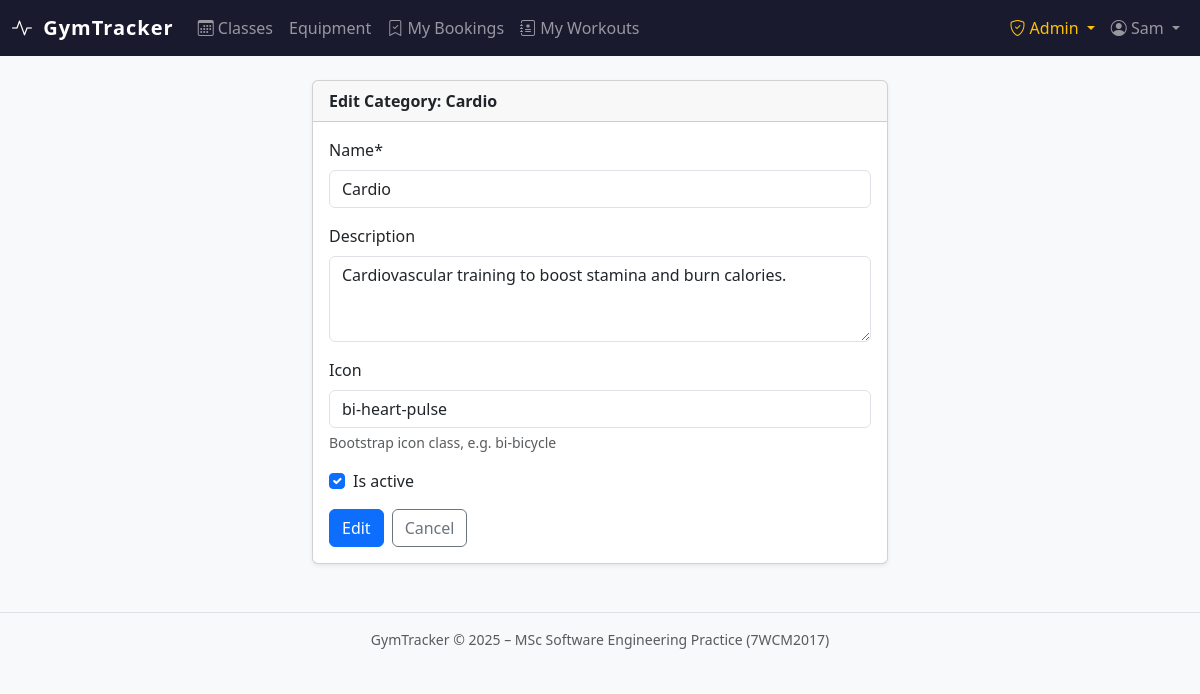
The page /dashboard/manage/categories/43/edit/ (signed in) on the database its author committed.
### accounts/models.py (models this page shows, shortened)
class User(AbstractBaseUser, PermissionsMixin):
    class Role(models.TextChoices):
        MEMBER = 'MEMBER', 'Member'
        ADMIN = 'ADMIN', 'Admin'
    email = models.EmailField(unique=True)
    first_name = models.CharField(max_length=150, blank=True)
    last_name = models.CharField(max_length=150, blank=True)
    role = models.CharField(max_length=10, choices=Role.choices, default=Role.MEMBER)
    is_active = models.BooleanField(default=True)
    is_staff = models.BooleanField(default=False)
    date_joined = models.DateTimeField(default=timezone.now)
    USERNAME_FIELD = 'email'
    REQUIRED_FIELDS = []
    objects = UserManager()
    class Meta:
        verbose_name = 'user'
        verbose_name_plural = 'users'
    @property
    def is_admin_role(self):
        return self.role == self.Role.ADMIN or self.is_staff or self.is_superuser

### gym/models.py (models this page shows, shortened)
class WorkoutCategory(models.Model):
    name = models.CharField(max_length=100, unique=True)
    description = models.TextField(blank=True)
    icon = models.CharField(max_length=50, blank=True, help_text="Bootstrap icon class, e.g. bi-bicycle")
    is_active = models.BooleanField(default=True)
    created_at = models.DateTimeField(auto_now_add=True)
    class Meta:
        ordering = ['name']
        verbose_name = 'Workout Category'
        verbose_name_plural = 'Workout Categories'

### gym/views.py (the view)
# urls.py: path('manage/categories/<int:pk>/edit/', views.admin_category_edit, name='admin_category_edit'),
@admin_required
def admin_category_edit(request, pk):
    category = get_object_or_404(WorkoutCategory, pk=pk)
    form = CategoryForm(request.POST or None, instance=category)
    if form.is_valid():
        form.save()
        messages.success(request, "Category updated.")
        return redirect('gym:admin_category_list')
    return render(request, 'gym/admin/category_form.html', {
        'form': form, 'action': 'Edit', 'category': category,
    })

### gym/forms.py (shortened to what this page needs)
class CategoryForm(forms.ModelForm):
    class Meta:
        model = WorkoutCategory
        fields = ('name', 'description', 'icon', 'is_active')
        widgets = {
            'name':        _text('e.g. Spin, Yoga, HIIT', maxlength=100, minlength=2),
            'description': _textarea(rows=3, maxlength=500),
            'icon':        _text('Bootstrap icon class, e.g. bi-bicycle', maxlength=50),
        }

### gym/templates/gym/admin/category_form.html (shortened to what this page needs)
{% extends "base.html" %}
{% load crispy_forms_tags %}
{% block content %}
<div class="row justify-content-center">
  <div class="col-md-6">
    <div class="card shadow-sm">
      <div class="card-header"><strong>{{ action }} Category{% if category %}: {{ category.name }}{% endif %}</strong></div>
      <div class="card-body">
        <form method="post" novalidate>
          {{ form|crispy }}
          <div class="d-flex gap-2 mt-3">
            <button type="submit" class="btn btn-primary">{{ action }}</button>
            <a href="{% url 'gym:admin_category_list' %}" class="btn btn-outline-secondary">Cancel</a>
          </div>
        </form>
      </div>
    </div>
  </div>
</div>
{% endblock %}

### templates/base.html (shortened to what this page needs)
<!DOCTYPE html>
<html lang="en">
<head>
  <link rel="stylesheet" href="https://cdn.jsdelivr.net/npm/bootstrap@5.3.2/dist/css/bootstrap.min.css">
  <link rel="stylesheet" href="https://cdn.jsdelivr.net/npm/bootstrap-icons@1.11.3/font/bootstrap-icons.min.css">
</head>
<body>
<nav class="navbar navbar-expand-lg navbar-dark">
  <div class="container-fluid">
    <a class="navbar-brand text-white" href="{% url 'gym:dashboard' %}">
      <i class="bi bi-activity me-1"></i> GymTracker
    </a>
    <div class="collapse navbar-collapse" id="mainNav">
      <ul class="navbar-nav me-auto">
        {% if user.is_authenticated %}
        <li class="nav-item">
          <a class="nav-link {% block nav_classes_active %}{% endblock %}" href="{% url 'gym:class_list' %}">
            <i class="bi bi-calendar3"></i> Classes
          </a>
        </li>
        <li class="nav-item">
          <a class="nav-link {% block nav_equip_active %}{% endblock %}" href="{% url 'gym:equipment_list' %}">
             Equipment
          </a>
        </li>
        <li class="nav-item">
          <a class="nav-link {% block nav_bookings_active %}{% endblock %}" href="{% url 'bookings:my_bookings' %}">
            <i class="bi bi-bookmark-check"></i> My Bookings
          </a>
        </li>
        <li class="nav-item">
          <a class="nav-link {% block nav_tracker_active %}{% endblock %}" href="{% url 'tracker:session_list' %}">
            <i class="bi bi-journal-medical"></i> My Workouts
          </a>
        </li>
        {% endif %}
      </ul>
      <ul class="navbar-nav ms-auto">
        {% if user.is_authenticated %}
          {% if user.is_admin_role %}
          <li class="nav-item dropdown">
            <a class="nav-link dropdown-toggle text-warning" href="#" data-bs-toggle="dropdown">
              <i class="bi bi-shield-check"></i> Admin
            </a>
          </li>
          {% endif %}
          <li class="nav-item dropdown">
            <a class="nav-link dropdown-toggle" href="#" data-bs-toggle="dropdown">
              <i class="bi bi-person-circle"></i> {{ user.first_name|default:user.email }}
            </a>
          </li>
        {% else %}
          <li class="nav-item"><a class="nav-link" href="{% url 'accounts:login' %}">Log in</a></li>
          <li class="nav-item"><a class="nav-link btn btn-outline-light btn-sm px-3 ms-2" href="{% url 'accounts:register' %}">Register</a></li>
        {% endif %}
      </ul>
    </div>
  </div>
</nav>
<main class="container-fluid py-4">
  {% block content %}{% endblock %}
</main>
<footer class="text-center text-muted py-3 border-top mt-4 small">
  GymTracker &copy; 2025 – MSc Software Engineering Practice (7WCM2017)
</footer>
</body>
</html>

### templates/base.html (style rules this page uses)
:root { --gt-primary: #0d6efd; --gt-dark: #1a1a2e; }
body { background: #f8f9fa; }
.navbar { background: var(--gt-dark) !important; }
.navbar-brand { font-weight: 700; letter-spacing: 0.05em; }

### rows shown on the page
User: first_name "Sam"
WorkoutCategory: name "Cardio", description "Cardiovascular training to boost stamina and burn calories.", icon "bi-heart-pulse", is_active "☑"

### other values the page prints
{{ action }} "Edit"
